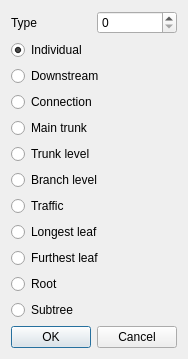
<?xml version="1.0" encoding="UTF-8"?>
<ui version="4.0">
 <class>SwcTypeDialog</class>
 <widget class="QDialog" name="SwcTypeDialog">
  <property name="geometry">
   <rect>
    <x>0</x>
    <y>0</y>
    <width>167</width>
    <height>325</height>
   </rect>
  </property>
  <property name="windowTitle">
   <string>Change Swc Type</string>
  </property>
  <layout class="QVBoxLayout" name="verticalLayout_2">
   <item>
    <layout class="QVBoxLayout" name="verticalLayout">
     <item>
      <layout class="QHBoxLayout" name="horizontalLayout">
       <item>
        <widget class="QLabel" name="label">
         <property name="text">
          <string>Type</string>
         </property>
        </widget>
       </item>
       <item>
        <widget class="QSpinBox" name="typeSpinBox">
         <property name="maximum">
          <number>65535</number>
         </property>
        </widget>
       </item>
      </layout>
     </item>
     <item>
      <widget class="QRadioButton" name="individualRadioButton">
       <property name="text">
        <string>Individual</string>
       </property>
       <property name="checked">
        <bool>true</bool>
       </property>
       <attribute name="buttonGroup">
        <string notr="true">buttonGroup</string>
       </attribute>
      </widget>
     </item>
     <item>
      <widget class="QRadioButton" name="downRadioButton">
       <property name="text">
        <string>Downstream</string>
       </property>
       <property name="checked">
        <bool>false</bool>
       </property>
       <attribute name="buttonGroup">
        <string notr="true">buttonGroup</string>
       </attribute>
      </widget>
     </item>
     <item>
      <widget class="QRadioButton" name="connectionRadioButton">
       <property name="text">
        <string>Connection</string>
       </property>
       <attribute name="buttonGroup">
        <string notr="true">buttonGroup</string>
       </attribute>
      </widget>
     </item>
     <item>
      <widget class="QRadioButton" name="mainTrunkRadioButton">
       <property name="text">
        <string>Main trunk</string>
       </property>
       <attribute name="buttonGroup">
        <string notr="true">buttonGroup</string>
       </attribute>
      </widget>
     </item>
     <item>
      <widget class="QRadioButton" name="trunkLevelRadioButton">
       <property name="text">
        <string>Trunk level</string>
       </property>
       <attribute name="buttonGroup">
        <string notr="true">buttonGroup</string>
       </attribute>
      </widget>
     </item>
     <item>
      <widget class="QRadioButton" name="branchLevelRadioButton">
       <property name="text">
        <string>Branch level</string>
       </property>
       <attribute name="buttonGroup">
        <string notr="true">buttonGroup</string>
       </attribute>
      </widget>
     </item>
     <item>
      <widget class="QRadioButton" name="trafficRadioButton">
       <property name="text">
        <string>Traffic</string>
       </property>
       <attribute name="buttonGroup">
        <string notr="true">buttonGroup</string>
       </attribute>
      </widget>
     </item>
     <item>
      <widget class="QRadioButton" name="longestLeafRadioButton">
       <property name="text">
        <string>Longest leaf</string>
       </property>
       <attribute name="buttonGroup">
        <string notr="true">buttonGroup</string>
       </attribute>
      </widget>
     </item>
     <item>
      <widget class="QRadioButton" name="furthestRadioButton">
       <property name="text">
        <string>Furthest leaf</string>
       </property>
       <attribute name="buttonGroup">
        <string notr="true">buttonGroup</string>
       </attribute>
      </widget>
     </item>
     <item>
      <widget class="QRadioButton" name="rootRadioButton">
       <property name="text">
        <string>Root</string>
       </property>
       <attribute name="buttonGroup">
        <string notr="true">buttonGroup</string>
       </attribute>
      </widget>
     </item>
     <item>
      <widget class="QRadioButton" name="subtreeRadioButton">
       <property name="text">
        <string>Subtree</string>
       </property>
       <attribute name="buttonGroup">
        <string notr="true">buttonGroup</string>
       </attribute>
      </widget>
     </item>
    </layout>
   </item>
   <item>
    <widget class="QDialogButtonBox" name="buttonBox">
     <property name="orientation">
      <enum>Qt::Horizontal</enum>
     </property>
     <property name="standardButtons">
      <set>QDialogButtonBox::Cancel|QDialogButtonBox::Ok</set>
     </property>
    </widget>
   </item>
  </layout>
 </widget>
 <resources/>
 <connections>
  <connection>
   <sender>buttonBox</sender>
   <signal>accepted()</signal>
   <receiver>SwcTypeDialog</receiver>
   <slot>accept()</slot>
   <hints>
    <hint type="sourcelabel">
     <x>248</x>
     <y>254</y>
    </hint>
    <hint type="destinationlabel">
     <x>157</x>
     <y>274</y>
    </hint>
   </hints>
  </connection>
  <connection>
   <sender>buttonBox</sender>
   <signal>rejected()</signal>
   <receiver>SwcTypeDialog</receiver>
   <slot>reject()</slot>
   <hints>
    <hint type="sourcelabel">
     <x>316</x>
     <y>260</y>
    </hint>
    <hint type="destinationlabel">
     <x>286</x>
     <y>274</y>
    </hint>
   </hints>
  </connection>
 </connections>
 <buttongroups>
  <buttongroup name="buttonGroup"/>
 </buttongroups>
</ui>
